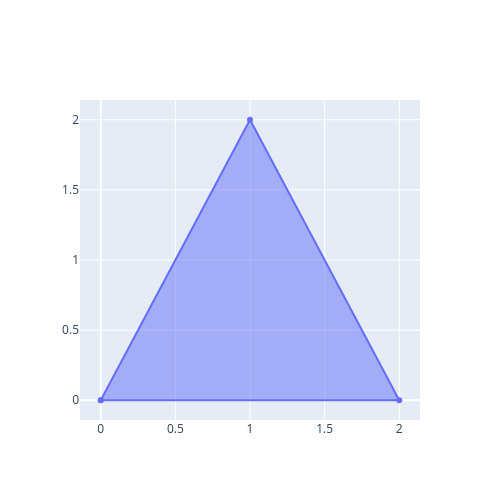

Write notebook code for a chart like this one.
### Markdown cell above
### Datos sobre múltiples dimensiones

Supongamos que el triángulo va creciendo aleatoriamente según pasa el tiempo.

Es decir que tendrémos para cada $t$, un conjunto de cuatro puntos distintos.

### Code cell
puntos = np.array(
    [
        [0, 0],
        [1, 2],
        [2, 0],
        [0, 0],
    ]
)

print(puntos)
plot_triangulo(puntos)

### Figure 1 — Plotly figure (JSON) as saved in the notebook; plotly's stock layout.template omitted (floating-point values rounded to 4 significant figures)
{"data": [{"fill": "toself", "type": "scatter", "x": [0, 1, 2, 0], "y": [0, 2, 0, 0]}], "layout": {"height": 500, "width": 500}}
